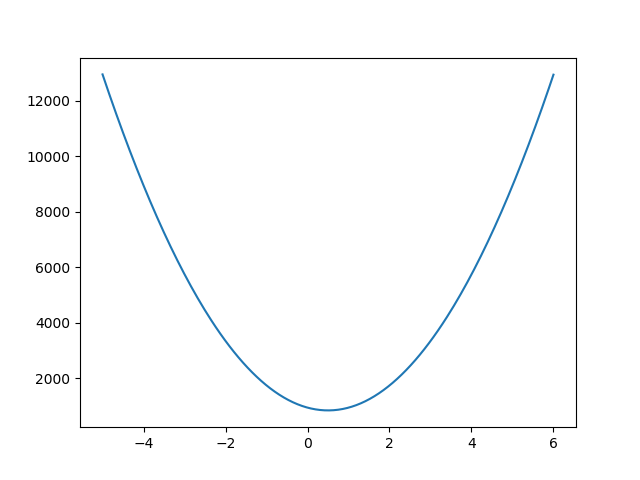

This figure's Python source:
# coding: utf-8

import matplotlib.pyplot as plt
import numpy as np

fig = plt.figure()

N = 200

X = np.linspace(0, 10, N * 2)
noise = np.random.normal(0, 0.1, X.shape)
Y = X * 0.5 + 3 + noise

W = 1
b = np.linspace(-5, 6, N)

h = []
for i in b:
    h.append(np.sum(np.square(Y - (X * W + i))))

plt.plot(b, h)

# plt.savefig("quadraticFunction.png")

plt.show()